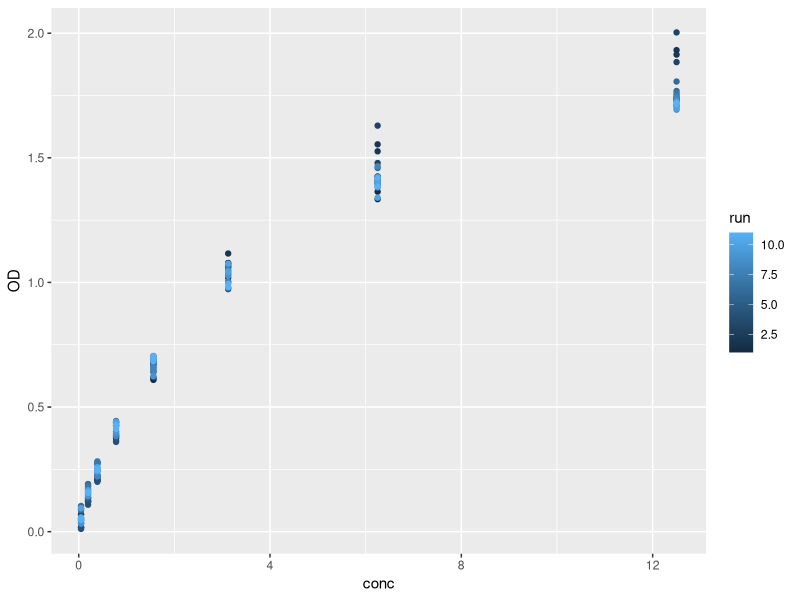
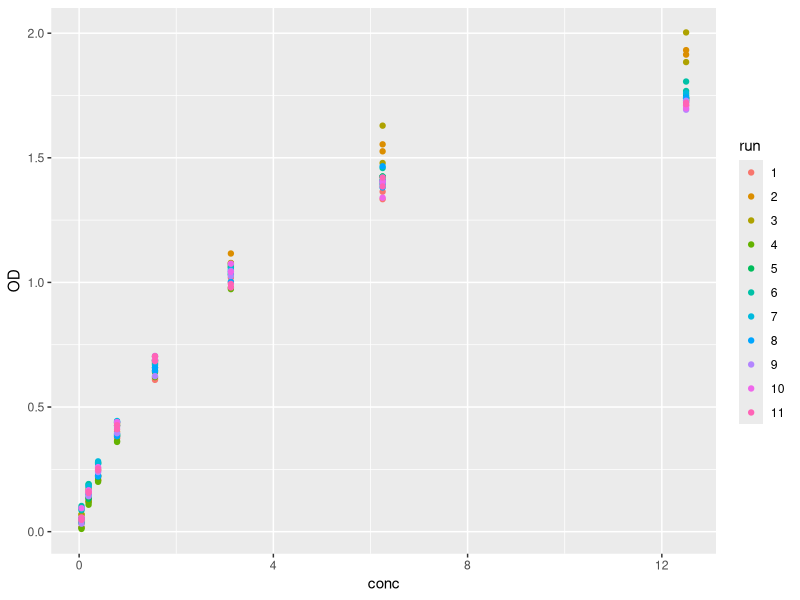
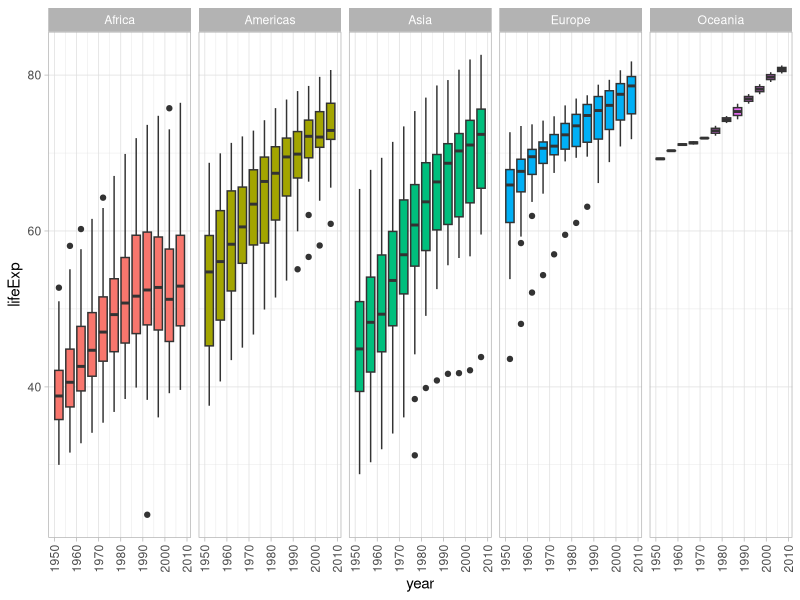
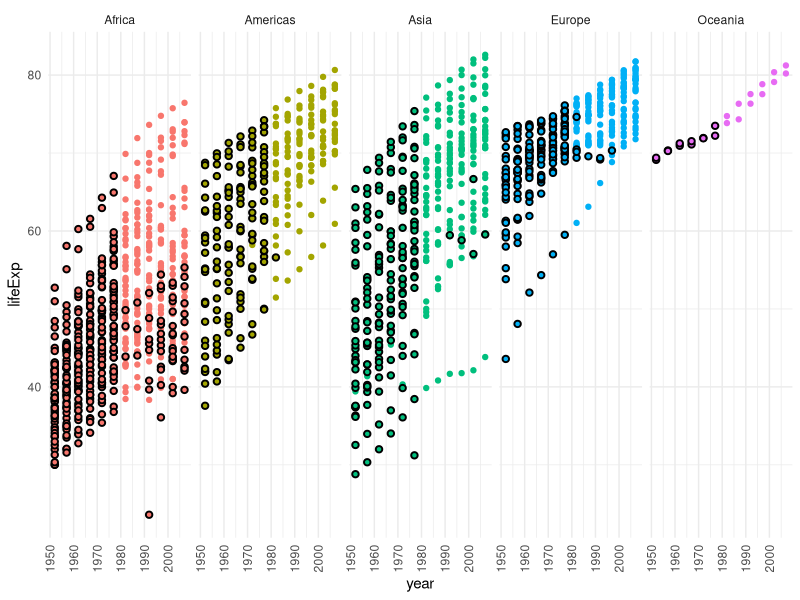
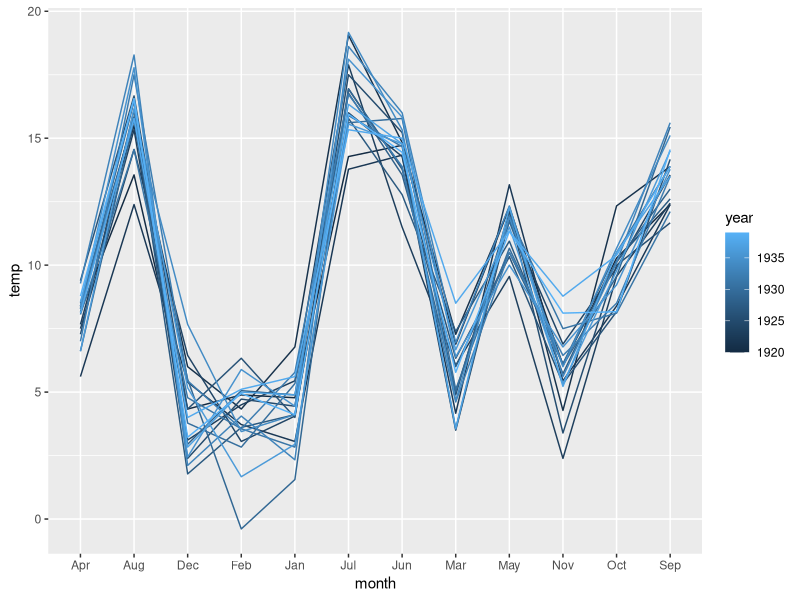
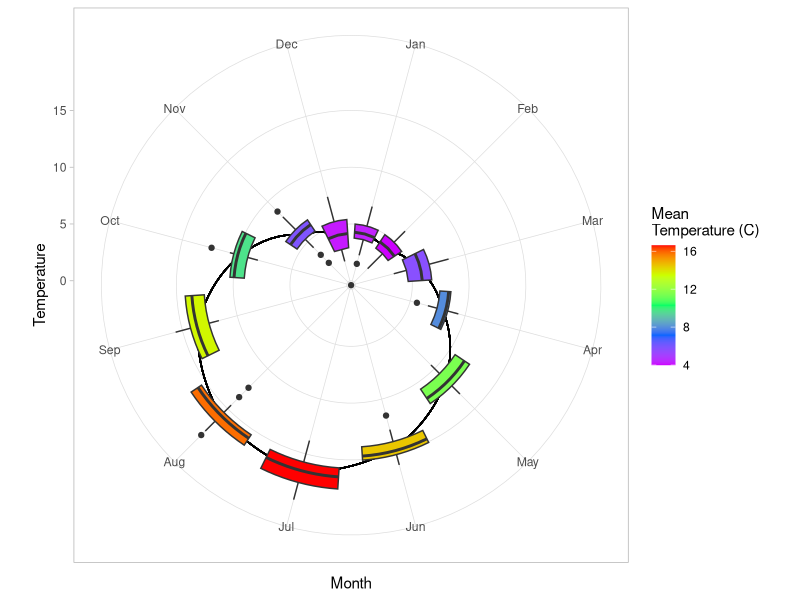

These figures' R source, in order:
## ---- chunk 1
#| include: false
library(tidyverse)
library(kableExtra)
## ---- chunk 2
#| output: false
# read in the data
dnase <- read_table("data-raw/dnase.txt")
## ---- chunk 3
#| include: false

#---THINKING ANSWER---
# In run 2, there are letters in the concentration, meaning that column has been read in as characters.
## ---- chunk 4
dnase <- dnase %>% 
  mutate(conc=str_remove(conc,"um")) %>% 
  mutate(conc= as.numeric(conc))
## ---- chunk 5
#| include: false

#---THINKING ANSWER---
# The explanatory variables are the concentration and the run number, while the reponse variable is the optical density.  We wouldn't expect a change between the runs, so the explanatory variable to plot is the concentration.  
## ---- chunk 6
ggplot(data = dnase,aes(x=conc,y=OD,colour=run))+
  geom_point()

## ---- chunk 7
#| include: false

dnase <- dnase %>% 
  mutate(run = as.factor(run))
## ---- chunk 8
ggplot(data = dnase,aes(x=conc,y=OD,colour=run))+
  geom_point()
## ---- chunk 9
#| include: false

gapdat <- read_csv('data-raw/gapminder.csv')
## ---- chunk 10
#| output: false
gapdat %>%
  group_by(year) %>%
  summarise(lifeExp = median(lifeExp))
## ---- chunk 11
#| include: false
#---THINKING ANSWER---
#This suggests that some countries may have greatly increased their life expectancy, but many have not increased their expectancy.  There could also be a change in the number of data points over time. 
## ---- chunk 12
gapdat <- gapdat %>% 
  group_by(country) %>%
  filter(year==1977) %>% 
  summarise(med_lifeExp_77 = median(lifeExp)) %>% 
  full_join(gapdat)
## ---- chunk 13
ggplot(data = gapdat,aes(x=year,y=lifeExp))+
  geom_boxplot(aes(fill=continent,group=year))+
  facet_grid(cols=vars(continent))+
  theme_light()+
  theme(legend.position = "none",
        axis.text.x = element_text(angle=90,vjust = 0.5))
## ---- chunk 14
ggplot(data = gapdat,aes(x=year,y=lifeExp))+
  geom_point(data = gapdat %>% filter(lifeExp > med_lifeExp_77),aes(x=year,y=lifeExp,colour= continent))+
  geom_point(data = gapdat %>% filter(lifeExp <= med_lifeExp_77),aes(x=year,y=lifeExp,fill= continent),colour='black',shape=21,stroke=1)+
  facet_grid(cols=vars(continent))+
  theme_minimal()+
  theme(legend.position = "none",
        axis.text.x = element_text(angle=90,vjust = 0.5))
## ---- chunk 15
#| include: false
#---CODING ANSWER---
gapdat %>% filter(year==2007,lifeExp<med_lifeExp_77)
## ---- chunk 16
#| output: false
notts <- readxl::read_excel('data-raw/Nottingham.xlsx')
## ---- chunk 17
names(notts)[1] <- 'year'
## ---- chunk 18
#| include: false
#---THINKING ANSWER---
# The data is not in tidy format.
## ---- chunk 19
notts <- notts %>% pivot_longer(cols = -year,values_to = "temp",names_to = "month")
## ---- chunk 20
notts <- notts %>% mutate(temp = 5*(temp-32)/9)
## ---- chunk 21
#| include: false
#---CODING ANSWER---
# Monthly average
notts %>% 
  group_by(month) %>%
  summarise(month_temp = mean(temp))

# Annual output
notts %>% 
  group_by(year) %>%
  summarise(yearly_temp = mean(temp))
## ---- chunk 22

ggplot(data=notts,aes(x=month,y=temp))+
  geom_line(aes(colour=year,group=year))
## ---- chunk 23
#| output: false

# add a column for average temperatures
notts <- notts %>% 
  group_by(month) %>% 
  summarise(mean_temp = mean(temp)) %>% 
  full_join(notts)

## ---- chunk 24

# now make the plot
ggplot(data = notts, aes(x=month,y=temp))+
  geom_line(aes(y=mean_temp,group=year))+
  geom_boxplot(aes(fill=mean_temp,group=month))+
  scale_x_discrete(limits = c("Jan","Feb","Mar","Apr",
                              "May","Jun","Jul","Aug",
                              "Sep","Oct","Nov","Dec"))+
  coord_polar()+
  scale_fill_gradientn(colours = rev(rainbow(5)))+
  theme_light()+
  labs(fill = "Mean\nTemperature (C)") + xlab("Month") + ylab("Temperature")
